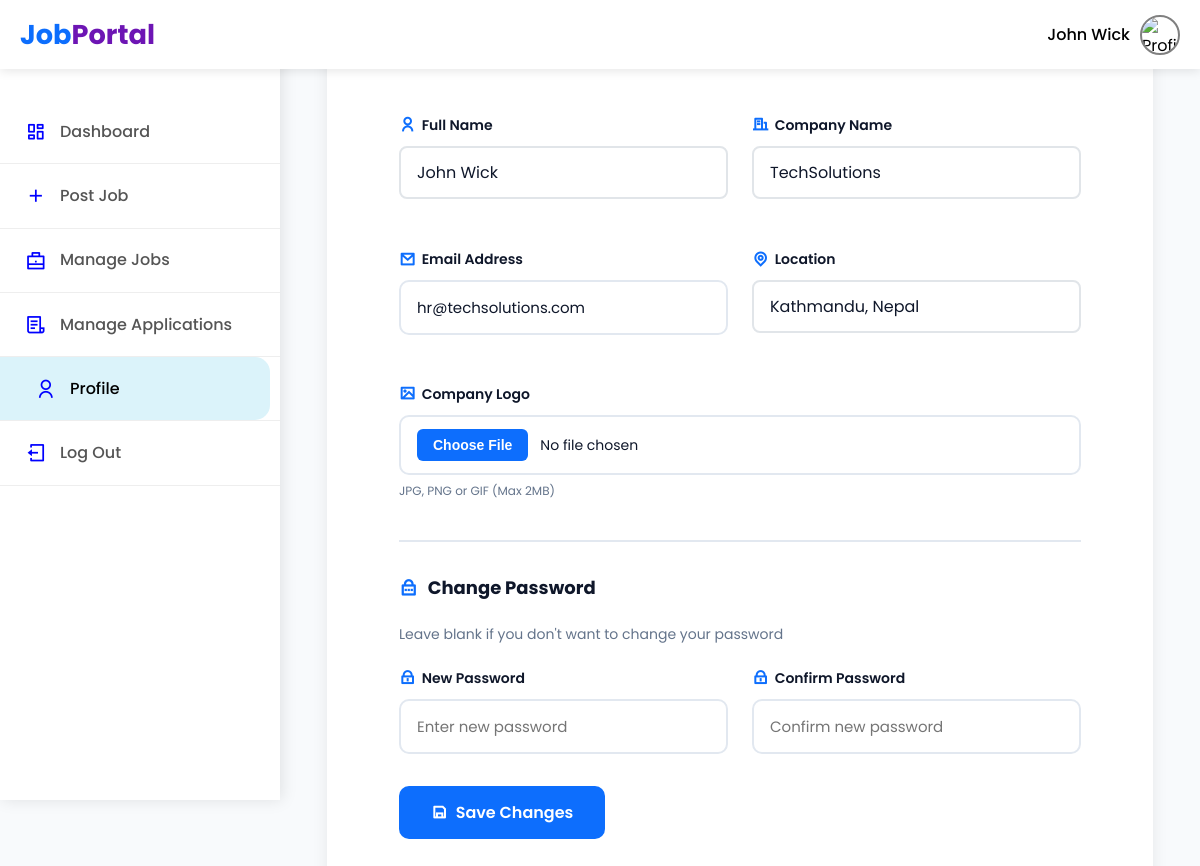
The app's page /employers-zone/emp-dashboard.php?page=profile (signed in) with its own data.
### tables this page shows
CREATE TABLE `employers` (
  `id` int NOT NULL AUTO_INCREMENT,
  `full_name` varchar(150) NOT NULL,
  `name` varchar(150) NOT NULL,
  `email` varchar(150) NOT NULL,
  `location` varchar(150) NOT NULL,
  `password` varchar(255) NOT NULL,
  `logo` varchar(255) DEFAULT NULL,
  `created_at` timestamp NULL DEFAULT CURRENT_TIMESTAMP,
  PRIMARY KEY (`id`),
  UNIQUE KEY `email` (`email`)
);

### employers-zone/content/profile.php (the view, shortened to what this page needs)
<?php
include __DIR__ . '/../../config/db.php';
$employer_id = $_SESSION['EMPLOYER_ID'];
$stmt = $conn->prepare("SELECT * FROM employers WHERE id = ?");
$stmt->bind_param("i", $employer_id);
$stmt->execute();
$result = $stmt->get_result();
$employer = $result->fetch_assoc();
?>
<!DOCTYPE html>
<html lang="en">
<head>
    <link href="https://cdn.jsdelivr.net/npm/remixicon@4.0.0/fonts/remixicon.css" rel="stylesheet">
</head>
<body>
    <div class="container1">
        <div class="profile-card">
            <h2 class="card-title">
            </h2>
            <p class="card-subtitle">Update your company information and account settings</p>
            <form method="POST" enctype="multipart/form-data">
                <div class="form-grid">
                    <div class="form-group">
                        <label class="form-label">
                            <i class="ri-user-line"></i>
                            Full Name
                        </label>
                        <input
                            type="text"
                            name="full_name"
                            class="form-input"
                            value="<?php echo htmlspecialchars($employer['full_name']); ?>"
                            required>
                    </div>
                    <div class="form-group">
                        <label class="form-label">
                            <i class="ri-building-line"></i>
                            Company Name
                        </label>
                        <input
                            type="text"
                            name="company_name"
                            class="form-input"
                            value="<?php echo htmlspecialchars($employer['name']); ?>"
                            required>
                    </div>
                    <div class="form-group">
                        <label class="form-label">
                            <i class="ri-mail-line"></i>
                            Email Address
                        </label>
                        <input
                            type="email"
                            name="email"
                            class="form-input"
                            value="<?php echo htmlspecialchars($employer['email']); ?>"
                            required>
                    </div>
                    <div class="form-group">
                        <label class="form-label">
                            <i class="ri-map-pin-line"></i>
                            Location
                        </label>
                        <input
                            type="text"
                            name="location"
                            class="form-input"
                            value="<?php echo htmlspecialchars($employer['location']); ?>"
                            placeholder="City, Country"
                            required>
                    </div>
                    <div class="form-group full-width">
                        <label class="form-label">
                            <i class="ri-image-line"></i>
                            Company Logo
                        </label>
                        <div class="file-input-wrapper">
                            <input
                                type="file"
                                name="logo"
                                id="logo"
                                accept="image/jpeg,image/png,image/gif,image/jpg">
                            <p class="file-hint">JPG, PNG or GIF (Max 2MB)</p>
                        </div>
                    </div>
                </div>
                <div class="password-section">
                    <h3 class="section-title">
                        <i class="ri-lock-password-line"></i>
                        Change Password
                    </h3>
                    <p class="card-subtitle" style="margin-bottom: 20px;">Leave blank if you don't want to change your password</p>
                    <div class="form-grid">
                        <div class="form-group">
                            <label class="form-label">
                                <i class="ri-lock-line"></i>
                                New Password
                            </label>
                            <input
                                type="password"
                                name="new_password"
                                class="form-input"
                                placeholder="Enter new password"
                                minlength="6">
                        </div>
                        <div class="form-group">
                            <label class="form-label">
                                <i class="ri-lock-line"></i>
                                Confirm Password
                            </label>
                            <input
                                type="password"
                                name="confirm_password"
                                class="form-input"
                                placeholder="Confirm new password">
                        </div>
                    </div>
                </div>
                <div class="button-group">
                    <button type="submit" class="btn btn-primary">
                        <i class="ri-save-line"></i>
                        Save Changes
                    </button>
                </div>
            </form>
        </div>
    </div>
</body>
</html>

### css/emp-dashboard.css (style rules this page uses)
* { margin: 0; padding: 0; box-sizing: border-box; }
body { font-family: 'Poppins'; background-color: #f8f9fa; color: #333; line-height: 1.6; }
form { padding: 2rem; }
label { display: block; margin-bottom: 0.3rem; font-weight: 600; color: #333; font-size: 0.95rem; }
input[type="text"], input[type="date"], select { width: 100%; padding: 0.75rem 1rem; margin-bottom: 1.5rem; border: 2px solid #e1e5e9; border-radius: 8px; font-size: 1rem; transition: border-color 0.3s ease, box-shadow 0.3s ease; background: #fff; }
input[type="text"]::placeholder { color: #999; }

### admin/css/style.css (style rules this page uses)
* { margin: 0; padding: 0; box-sizing: border-box; font-family: 'Poppins'; }
body { height: 100vh; display: flex; justify-content: center; align-items: center; background: linear-gradient(135deg, #875bb7, #5170a4); }

### employers-zone/content/profile.php (style rules this page uses)
* { margin: 0; padding: 0; box-sizing: border-box; }
:root { --primary: #0d6efd; --primary-dark: #0b5ed7; --success: #10b981; --danger: #ef4444; --text-dark: #0f172a; --text-gray: #64748b; --bg-light: #f8fafc; --bg-white: #ffffff; --border: #e2e8f0; --shadow: 0 4px 16px rgba(0, 0, 0, 0.08); }
body { font-family: 'Poppins', sans-serif; background: var(--bg-light); color: var(--text-dark); line-height: 1.6; }
.container1 { max-width: 900px; margin: 40px auto; padding: 0 24px; }
.profile-card { background: var(--bg-white); border-radius: 20px; padding: 40px; box-shadow: var(--shadow); }
.card-title { font-size: 24px; font-weight: 700; color: var(--text-dark); margin-bottom: 8px; display: flex; align-items: center; gap: 10px; }
.card-subtitle { color: var(--text-gray); font-size: 14px; margin-bottom: 32px; }
.form-grid { display: grid; grid-template-columns: repeat(2, 1fr); gap: 24px; margin-bottom: 24px; }
.form-group { display: flex; flex-direction: column; }
.form-group.full-width { grid-column: 1 / -1; }
.form-label { font-size: 14px; font-weight: 600; color: var(--text-dark); margin-bottom: 8px; display: flex; align-items: center; gap: 6px; }
.form-label i { font-size: 16px; color: var(--primary); }
.form-input { padding: 14px 16px; border: 2px solid var(--border); border-radius: 10px; font-size: 15px; font-family: inherit; color: var(--text-dark); transition: all 0.3s ease; background: var(--bg-white); }
.file-input-wrapper { position: relative; }
.file-input-wrapper input[type="file"] { padding: 12px 16px; border: 2px solid var(--border); border-radius: 10px; font-size: 14px; font-family: inherit; color: var(--text-dark); transition: all 0.3s ease; background: var(--bg-white); width: 100%; cursor: pointer; }
.file-hint { font-size: 12px; color: var(--text-gray); margin-top: 6px; }
.password-section { margin-top: 40px; padding-top: 32px; border-top: 2px solid var(--border); }
.section-title { font-size: 18px; font-weight: 700; color: var(--text-dark); margin-bottom: 20px; display: flex; align-items: center; gap: 10px; }
.section-title i { color: var(--primary); }
.button-group { display: flex; gap: 12px; margin-top: 32px; }
.btn { padding: 14px 32px; border: none; border-radius: 10px; font-size: 16px; font-weight: 600; cursor: pointer; transition: all 0.3s ease; display: inline-flex; align-items: center; gap: 8px; text-decoration: none; font-family: inherit; }
.btn-primary { background: var(--primary); color: #ffffff; }

### records on screen
employers: full_name "John Wick", company_name "TechSolutions", email "hr@techsolutions.com", location "Kathmandu, Nepal"

### other values on screen
$_SESSION['EMPLOYER_NAME'] "John Wick"
